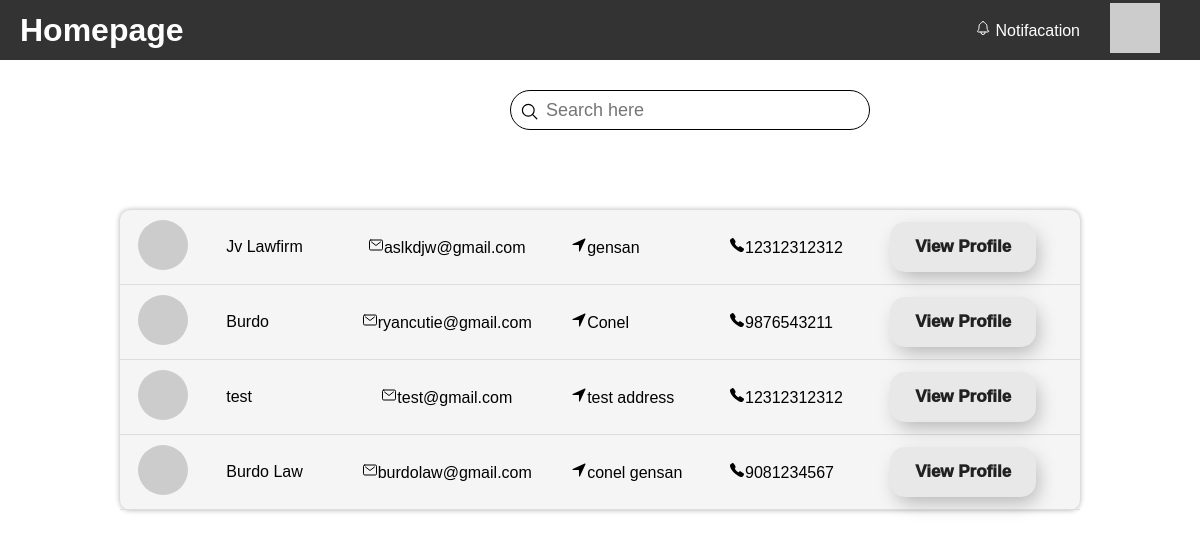
Before: /userHomePage.php with the older database file.
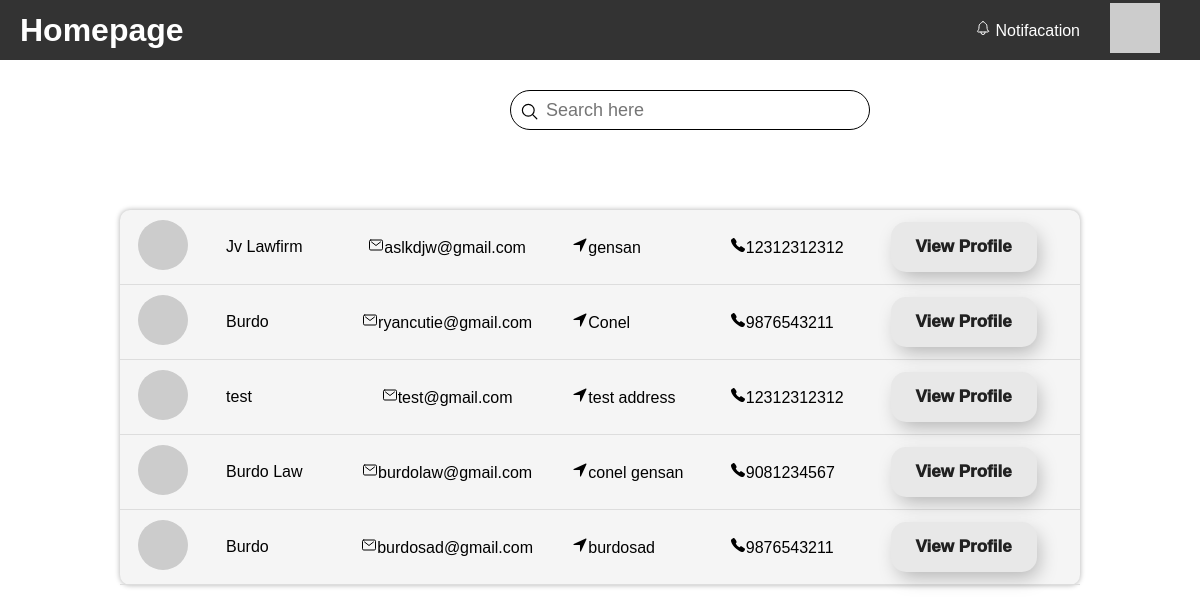
After: the same page with the newer database file.
### tables this page shows
CREATE TABLE `tbl_officecred` (
  `office_credid` int(11) NOT NULL,
  `office_id` int(11) NOT NULL,
  `office_address` varchar(244) NOT NULL,
  `office_contact` bigint(11) NOT NULL
);

CREATE TABLE `tbl_officeinfo` (
  `office_id` int(11) NOT NULL,
  `office_name` varchar(244) NOT NULL,
  `office_email` varchar(244) NOT NULL,
  `office_status` int(11) NOT NULL
);

### userHomePage.php (the view, shortened to what this page needs)
<!DOCTYPE html>
<html>
  <head>
    <link rel="stylesheet" href="userHome.css">
  </head>
  <body>
    <div class="header">
      <h1>Homepage</h1>
      <div class="nav">
        <a href="#"><ion-icon name="notifications-outline"></ion-icon>Notifacation</a>
        <a href="#"><img class="profile" src="https://picsum.photos/50" alt="Profile Picture"></a>
      </div>
    </div>
    <div class="search">
        <label>
            <input type="text" placeholder="Search here" id="search-input">
            <ion-icon name="search-outline"></ion-icon>
        </label>
    </div>
    <table class="table" id="office-table">
    <?php
    include "dbconn.php";
    $sql = "SELECT tbl_officeinfo.office_name, tbl_officeinfo.office_email, tbl_officecred.office_address, tbl_officecred.office_contact
    FROM tbl_officeinfo
    JOIN tbl_officecred ON tbl_officeinfo.office_id = tbl_officecred.office_credid
    WHERE tbl_officeinfo.office_status = 1";
    $result = mysqli_query($conn, $sql);
    while($row = mysqli_fetch_assoc($result)){
      ?>
      <tr>
      <td><img src="https://picsum.photos/50" alt="Profile Picture"></td>
      <td><?php echo $row['office_name']?></td>
      <td><ion-icon name="mail-outline"></ion-icon><?php echo $row['office_email']?></td>
      <td><ion-icon name="navigate"></ion-icon><?php echo $row['office_address']?></td>
      <td><ion-icon name="call"></ion-icon><?php echo $row['office_contact']?></td>
      <td><button>View Profile</button></td>
      </tr>
      <?php
    }
    ?>
      </table>
    </body>
    </html>

Changed rows visible on the page:
added tbl_officecred: office.office_name "Burdo", office.office_email "burdosad@gmail.com", office_address "burdosad", office_contact "9876543211"
